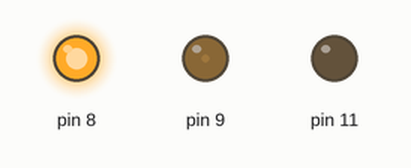
A sketch run on a simulated Arduino Uno, built with avr-gcc and run on an emulated ATmega328P. Parts: output pins drawn as LEDs (lit = HIGH).

Above: at 0.15 s.
At 2.6 s:
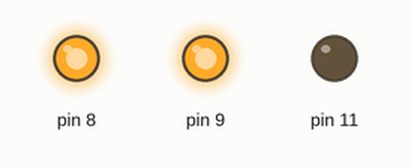
At 6.24 s:
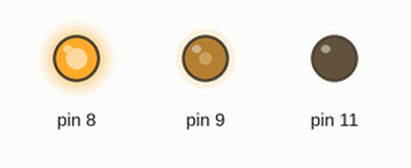
At 11.17 s:
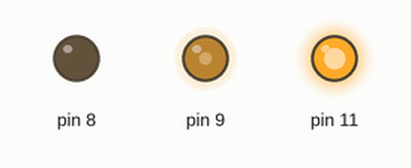
At 19.8 s:
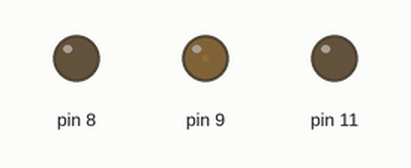
At 35.5 s:
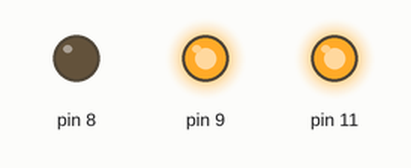
Timing chart, 0 to 40.0 s (numbered marks = the images above):
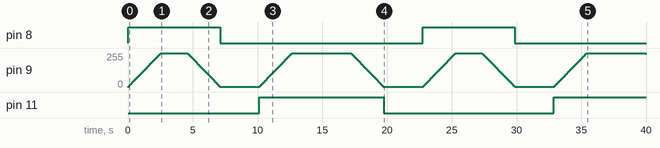

Measured:
- by itself, pin 8: alternates HIGH for 7.1 s and LOW for 15.6 s
- by itself, pin 11: LOW → HIGH at 10.1 s, → LOW 9.6 s later, → HIGH 13.1 s later

The sketch:

DCMotorDemo.ino
```cpp
//  Demo function:The application method to drive the DC motor.
//  Author:Frankie.Chu
//  Date:20 November, 2012

#include "MotorDriver.h"


int motorSpeed = 0;

void setup()
{
      pinMode(8, OUTPUT);
      pinMode(9, OUTPUT);
      pinMode(11, OUTPUT);
/*
	motordriver.init();
	motordriver.setSpeed(500,MOTORA);
*/
}

void accelerateTo(int toSpeed)
{
  for( ; motorSpeed < toSpeed; motorSpeed++)
  {
    analogWrite(9,motorSpeed);
    delay(10);
  }
}

void decelerateTo(int toSpeed)
{
  for( ; motorSpeed > toSpeed; motorSpeed--)
  {
    analogWrite(9,motorSpeed);
    delay(10);
  }
}


void runForward()
{
  digitalWrite(11,LOW); /*MOROTSHIELD_IN2 = 11 */
  digitalWrite(8,HIGH); /*MOROTSHIELD_IN1 = 8 */
  accelerateTo(256);
}

void runBackward()
{
  digitalWrite(8,LOW); /*MOROTSHIELD_IN1 = 8 */
  digitalWrite(11,HIGH); /*MOROTSHIELD_IN1 = 8 */
  accelerateTo(256);
}

void stopMotor()
{
  decelerateTo(0);
  digitalWrite(8,LOW); /*MOROTSHIELD_IN1 = 8 */
  digitalWrite(11,LOW); /*MOROTSHIELD_IN1 = 8 */
}

void loop()
{
  runForward();
  delay(2000);
  stopMotor();
  delay(3000);
  runBackward();
  delay (4500);
  stopMotor();
  delay (3000);
}
```
